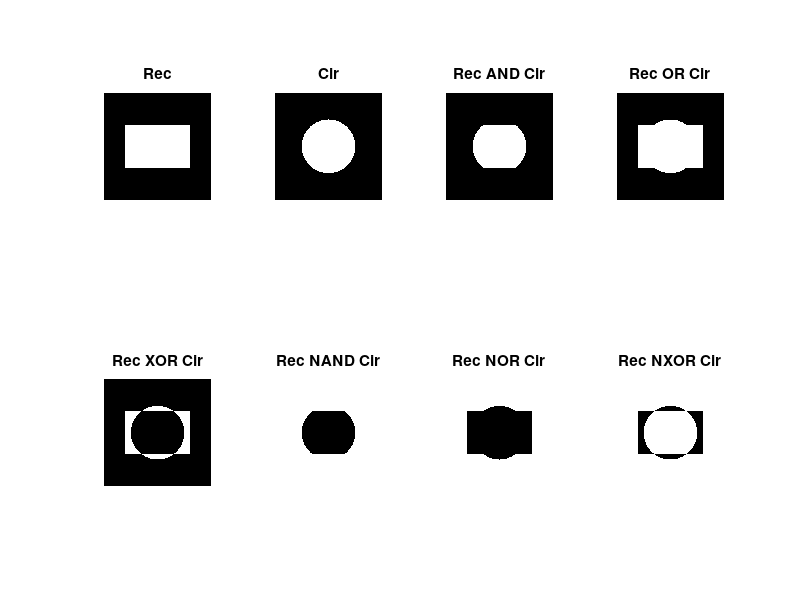

This figure's MATLAB source:
% Assignment3
% Task - Create two images one with a white circle at center and another with a white rectangle at center and 
% performe all logical gate operations on both images and display the output images.

% creating image with rectangle in center
rec = zeros(1001);
s = size(rec);

for i = int16(3*s(1)/10):int16(7*s(1)/10)
    for j = int16(2*s(2)/10):int16(8*s(2)/10)
        rec(i,j) = 1;        
    end
end

subplot(241);
imshow(rec);title('Rec');

% creating image with circle in center
% define radius and center coordinates
r=250;x_c=0;y_c=0;

[y,x]=ndgrid(-500:500,-500:500);

cir = (x-x_c).^2+(y-y_c).^2 <= r^2;

subplot(242);
imshow(cir);title('Cir');

% AND 
and = rec & cir;
subplot(243);
imshow(and);title('Rec AND Cir');

% OR 
or = rec | cir;
subplot(244);
imshow(or);title('Rec OR Cir');

% XOR 
x_o_r =  xor(rec, cir);
subplot(245);
imshow(x_o_r);title('Rec XOR Cir');

% NAND 
nand = ~(rec & cir);
subplot(246);
imshow(nand);title('Rec NAND Cir');

% NOR 
nor = ~(rec | cir);
subplot(247);
imshow(nor);title('Rec NOR Cir');

% NXOR 
nx_o_r =  ~xor(rec, cir);
subplot(248);
imshow(nx_o_r);title('Rec NXOR Cir');